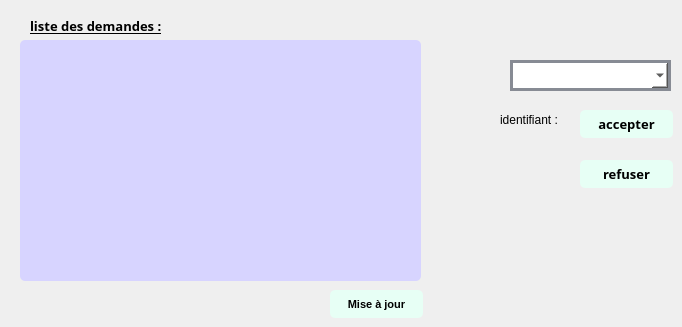
            <widget class="QWidget" name="tab_21">
             <attribute name="title">
              <string>traiter les congés</string>
             </attribute>
             <widget class="QLabel" name="label_77">
              <property name="geometry">
               <rect>
                <x>500</x>
                <y>110</y>
                <width>81</width>
                <height>20</height>
               </rect>
              </property>
              <property name="text">
               <string>identifiant :</string>
              </property>
             </widget>
             <widget class="QPushButton" name="accepter">
              <property name="geometry">
               <rect>
                <x>580</x>
                <y>110</y>
                <width>93</width>
                <height>28</height>
               </rect>
              </property>
              <property name="font">
               <font>
                <family>Dubai</family>
                <pointsize>10</pointsize>
                <weight>75</weight>
                <bold>true</bold>
               </font>
              </property>
              <property name="styleSheet">
               <string notr="true">QPushButton {
padding: 5px;
border-radius: 5px;
background-color:#e7fff5;
font-weight: bold;
}
QPushButton:hover
{
color :white;
}</string>
              </property>
              <property name="text">
               <string>accepter</string>
              </property>
             </widget>
             <widget class="QPushButton" name="refuser">
              <property name="geometry">
               <rect>
                <x>580</x>
                <y>160</y>
                <width>93</width>
                <height>28</height>
               </rect>
              </property>
              <property name="font">
               <font>
                <family>Dubai</family>
                <pointsize>10</pointsize>
                <weight>75</weight>
                <bold>true</bold>
               </font>
              </property>
              <property name="focusPolicy">
               <enum>Qt::StrongFocus</enum>
              </property>
              <property name="styleSheet">
               <string notr="true">QPushButton {
padding: 5px;
border-radius: 5px;
background-color:#e7fff5;
font-weight: bold;
}
QPushButton:hover
{
color :white;
}</string>
              </property>
              <property name="inputMethodHints">
               <set>Qt::ImhNone</set>
              </property>
              <property name="text">
               <string>refuser</string>
              </property>
              <property name="shortcut">
               <string/>
              </property>
              <property name="checkable">
               <bool>false</bool>
              </property>
              <property name="autoRepeat">
               <bool>false</bool>
              </property>
              <property name="autoExclusive">
               <bool>false</bool>
              </property>
              <property name="autoDefault">
               <bool>false</bool>
              </property>
             </widget>
             <widget class="QLabel" name="label_78">
              <property name="geometry">
               <rect>
                <x>540</x>
                <y>230</y>
                <width>131</width>
                <height>31</height>
               </rect>
              </property>
              <property name="font">
               <font>
                <family>Dubai</family>
                <pointsize>10</pointsize>
                <weight>75</weight>
                <bold>true</bold>
                <underline>true</underline>
               </font>
              </property>
              <property name="text">
               <string/>
              </property>
             </widget>
             <widget class="QLabel" name="label_79">
              <property name="geometry">
               <rect>
                <x>30</x>
                <y>10</y>
                <width>241</width>
                <height>31</height>
               </rect>
              </property>
              <property name="font">
               <font>
                <family>Dubai</family>
                <pointsize>10</pointsize>
                <weight>75</weight>
                <bold>true</bold>
                <underline>true</underline>
               </font>
              </property>
              <property name="text">
               <string>liste des demandes :</string>
              </property>
             </widget>
             <widget class="QTableView" name="liste_demande">
              <property name="geometry">
               <rect>
                <x>20</x>
                <y>40</y>
                <width>401</width>
                <height>241</height>
               </rect>
              </property>
              <property name="styleSheet">
               <string notr="true">QTableView {
padding: 5px;
border-radius: 5px;
background-color:#d7d4ff;
font-weight: bold;
}</string>
              </property>
             </widget>
             <widget class="QComboBox" name="comboBox_id4">
              <property name="geometry">
               <rect>
                <x>510</x>
                <y>60</y>
                <width>161</width>
                <height>31</height>
               </rect>
              </property>
              <property name="styleSheet">
               <string notr="true">QComboBox {
	font: 75 8pt &quot;MS Shell Dlg 2&quot;;
border: 3px solid #878b94;
border-radius: 40pxt;
background: white;
}</string>
              </property>
             </widget>
             <widget class="QPushButton" name="mise_a_jour">
              <property name="geometry">
               <rect>
                <x>330</x>
                <y>290</y>
                <width>93</width>
                <height>28</height>
               </rect>
              </property>
              <property name="font">
               <font>
                <family>MS Shell Dlg 2</family>
                <pointsize>8</pointsize>
                <weight>75</weight>
                <bold>true</bold>
               </font>
              </property>
              <property name="styleSheet">
               <string notr="true">QPushButton {
padding: 5px;
border-radius: 5px;
background-color:#e7fff5;
font-weight: bold;
}
QPushButton:hover
{
color :white;
}</string>
              </property>
              <property name="text">
               <string>Mise à jour</string>
              </property>
             </widget>
            </widget>
